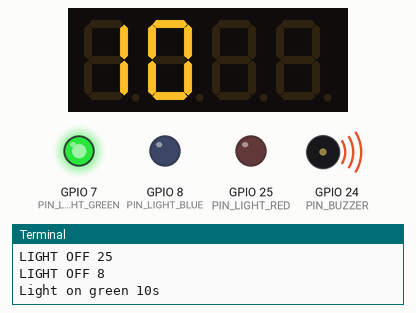
Simulated run of this program. Board: Raspberry Pi (BCM pin numbers). Shown: 4-digit seven-segment display, output pins drawn as LEDs (lit = HIGH), buzzer (waves = sounding, pin HIGH), the last lines printed to the terminal. Threads take turns every 2 ms; library files of the repository ran but are not shown: tm1637.py; pins used as bus, display or sensor lines are not drawn.

Above: at 0.1 s.
At 7.21 s:
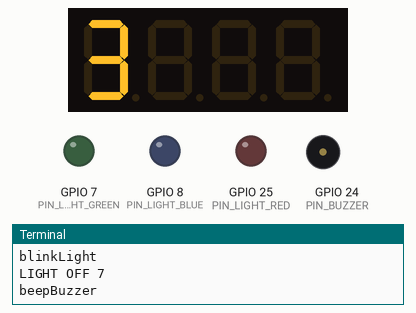
At 10.1 s:
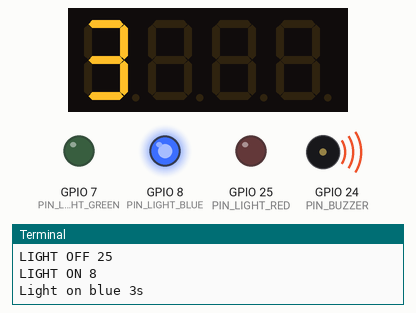
At 12.1 s:
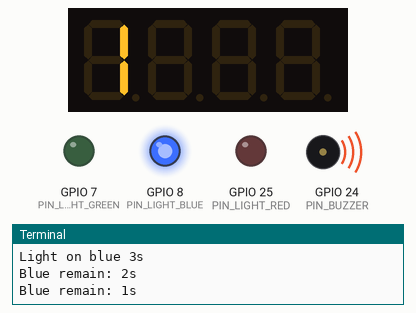
At 25.2 s:
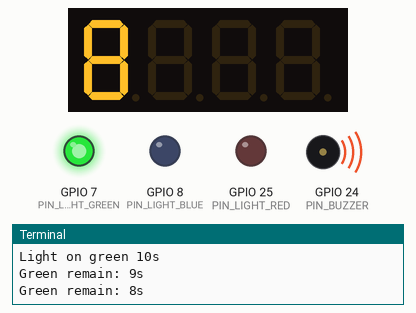
At 38.3 s:
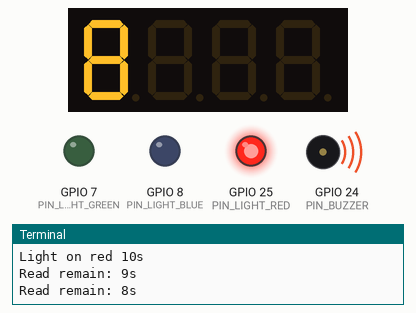
Timing chart, 0 to 39.8 s (numbered marks = the images above):
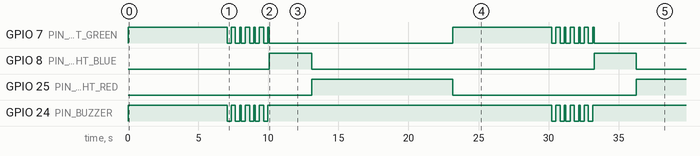

The program:

trafficMain.py
```python
#-*- encoding=utf8 -*-
'''
@author: cheng chao
@contact: chengchao128@gmail.com
@file: trafficMain.py
@time: 2018-8-18
@desc:
'''

import RPi.GPIO as GPIO
import sys
import time
import threading
import signal

from timer import LoopTimer
from tm1637 import TM1637

#define LED PIN
PIN_LIGHT_RED = 25
PIN_LIGHT_BLUE = 8
PIN_LIGHT_GREEN = 7

#define buzzer PIN
PIN_BUZZER = 24

#define TM1637 pin
PIN_DIO = 14
PIN_CLK = 15

#LED Status
LED_STATUS_OFF = 0
LED_STATUS_ON = 1
LED_STATUS_BLINK = 2

#Traffic Light time
TIME_LIGHT_RED = 10
TIME_LIGHT_BLUE = 3
TIME_LIGHT_GREEN = 10
TIME_BLINK_GREEN = 3
TIME_INTERVAL = 1

#light list
light_list = [ PIN_LIGHT_RED, PIN_LIGHT_BLUE, PIN_LIGHT_GREEN ]

#remain timer
reaminTime = 0


def initLED():
    print "Init LED!!"
    GPIO.setup(light_list, GPIO.OUT)

def initBuzzer():
    print "Init Buzzer"
    GPIO.setup(PIN_BUZZER, GPIO.OUT, initial=GPIO.HIGH)

def initDisplay():
    global display
    display = TM1637(PIN_CLK, PIN_DIO, 2)
    display.Clear()


def init():
    print "Init Traffic!!"
    GPIO.setmode(GPIO.BCM)
    initLED()
    initBuzzer()
    initDisplay()

def destory(signum, frame):
    print "Destory Traffic!!"
    global display
    display.cleanup()
    GPIO.cleanup()
    exit()

def switchLight(light, status):

    if not light in light_list:
        return
    if status == LED_STATUS_OFF:
        print "LIGHT OFF {0}".format(light)
        GPIO.output(light, GPIO.LOW)
    elif status == LED_STATUS_ON:
        print "LIGHT ON {0}".format(light)
        GPIO.output(light, GPIO.HIGH)

def blinkLight(light):

    print "blinkLight"
    switchLight(light, LED_STATUS_OFF)
    time.sleep(0.3)
    switchLight(light, LED_STATUS_ON)
    time.sleep(0.3)
    switchLight(light, LED_STATUS_OFF)
    time.sleep(0.3)
    switchLight(light, LED_STATUS_ON)

def beepBuzzer(trig):
    print "beepBuzzer"
    GPIO.output(trig,GPIO.LOW)
    time.sleep(0.3)
    GPIO.output(trig,GPIO.HIGH)
    time.sleep(0.3)
    GPIO.output(trig,GPIO.LOW)
    time.sleep(0.3)
    GPIO.output(trig,GPIO.HIGH)

def showTime(sec):
    global display
    display.ShowInt(sec)


def redInterval():

    global reaminTime
    reaminTime = reaminTime - 1
    print "Read remain: {0}s".format(reaminTime)
    showTime(reaminTime)

def redTraffic():

    #red timer
    global reaminTime
    reaminTime = TIME_LIGHT_RED
    lightTimer = LoopTimer(TIME_LIGHT_RED, TIME_INTERVAL, redInterval, greenTraffic)

    #light red
    switchLight(PIN_LIGHT_GREEN, LED_STATUS_OFF)
    switchLight(PIN_LIGHT_RED, LED_STATUS_ON)
    switchLight(PIN_LIGHT_BLUE, LED_STATUS_OFF)

    #show time
    global display
    display.ShowInt(reaminTime)

    # start time
    print "Light on red {0}s".format(reaminTime)
    lightTimer.start()


def blueInterval():

    global reaminTime
    reaminTime = reaminTime - 1
    print "Blue remain: {0}s".format(reaminTime)
    showTime(reaminTime)

def blueTraffic():

    #blue timer
    global reaminTime
    reaminTime = TIME_LIGHT_BLUE
    lightTimer = LoopTimer(TIME_LIGHT_BLUE, TIME_INTERVAL, blueInterval, redTraffic)

    #light blue
    switchLight(PIN_LIGHT_GREEN, LED_STATUS_OFF)
    switchLight(PIN_LIGHT_RED, LED_STATUS_OFF)
    switchLight(PIN_LIGHT_BLUE, LED_STATUS_ON)

    #show time
    global display
    display.ShowInt(reaminTime)

    # start time
    print "Light on blue {0}s".format(reaminTime)
    lightTimer.start()


def greenInterval():

    global reaminTime
    reaminTime = reaminTime - 1
    print "Green remain: {0}s".format(reaminTime)
    showTime(reaminTime)
    if reaminTime <= TIME_BLINK_GREEN:
       t1 = threading.Thread(target=blinkLight,args=(PIN_LIGHT_GREEN,))
       t2 =  threading.Thread(target=beepBuzzer,args=(PIN_BUZZER,))
       t1.start()
       t2.start()

def greenTraffic():

    #green timer
    global reaminTime
    reaminTime = TIME_LIGHT_GREEN
    lightTimer = LoopTimer(TIME_LIGHT_GREEN, TIME_INTERVAL, greenInterval, blueTraffic)

    #light green
    switchLight(PIN_LIGHT_GREEN, LED_STATUS_ON)
    switchLight(PIN_LIGHT_RED, LED_STATUS_OFF)
    switchLight(PIN_LIGHT_BLUE, LED_STATUS_OFF)

    #show time
    global display
    display.ShowInt(reaminTime)

    # start time
    print "Light on green {0}s".format(reaminTime)
    lightTimer.start()

def registerExit():
    signal.signal(signal.SIGINT, destory)
    signal.signal(signal.SIGTERM, destory)


#main funciton
init()
registerExit()
print "Start traffic!!"
print "Press 'Ctrl+C' to exit..."
greenTraffic()
```

timer.py
```python
# -*- coding: utf-8 -*-
'''
@author: cheng chao
@contact: chengchao128@gmail.com
@file: timer.py
@time: 2018-8-18
@desc:
'''

from threading import Timer

class LoopTimer( object ):

    def __init__( self, druation, interval, interval_callback, stop_callback):

        self.__timer = None
        self.__druation = druation
        self.__interval = interval
        self.__interval_callback = interval_callback
        self.__stop_callback = stop_callback

    def start( self ):
        self.__timer = Timer( self.__interval, self.exec_callback )
        self.__timer.start()

    def cancel( self ):
        self.__timer.cancel()
        self.__timer = None

    def exec_callback( self):

        self.__druation -= 1
        if self.__druation > 0:
            self.__interval_callback()
            self.start()
        else:
            self.cancel()
            self.__stop_callback()


# test method
# count = 10
# def callback():
#     global count
#     count -= 1
#     print "Count is: {0}".format(count)

# def callback2():
#     global count
#     count -= 1
#     print "Stop Timer. Count: {0}".format(count)
#     exit

# print "Start Timer. Count: {0}".format(count)
# tmr = LoopTimer(10, 1, callback, callback2)
# tmr.start()
```

Measured:
- by itself, GPIO 8 (PIN_LIGHT_BLUE): alternates HIGH for 3.0 s and LOW for 20.1 s
- by itself, GPIO 25 (PIN_LIGHT_RED): LOW → HIGH at 13.1 s, → LOW 10.1 s later, → HIGH 13.1 s later
- by itself, GPIO 24 (PIN_BUZZER): HIGH → LOW at 7.1 s, → HIGH 0.30 s later, → LOW 0.30 s later, → HIGH 0.30 s later, … (24 changes in this stretch)
- by itself, GPIO 7 (PIN_LIGHT_GREEN): HIGH → LOW at 7.1 s, → HIGH 0.30 s later, → LOW 0.30 s later, → HIGH 0.30 s later, … (27 changes in this stretch)
- what the display in image 1 shows lasts 1.0 s, from 7.1 s to 8.1 s
